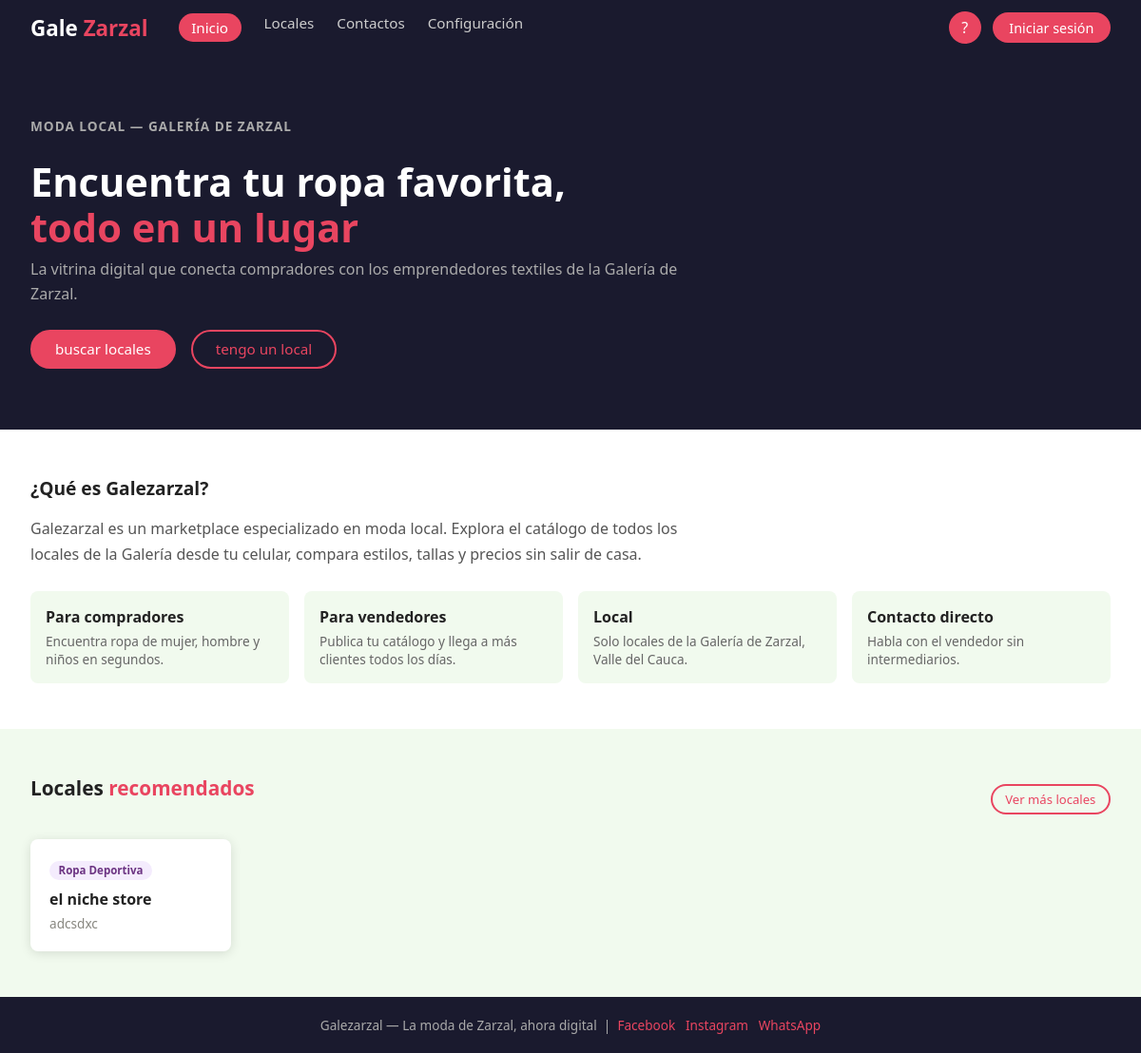
The page / on the database its author committed.
### tables this page shows
CREATE TABLE `local` (
  `idLocal` int(11) NOT NULL,
  `nomLocal` varchar(100) NOT NULL,
  `describLocal` varchar(300) DEFAULT NULL,
  `infoContacto` varchar(200) DEFAULT NULL,
  `ubiLocal` varchar(150) DEFAULT NULL,
  `urlWhatsapp` varchar(20) NOT NULL,
  `estado` enum('activo','inactivo','pendiente','rechazado') NOT NULL DEFAULT 'pendiente',
  `fechaRegistro` datetime NOT NULL DEFAULT current_timestamp(),
  `idHorario` int(11) DEFAULT NULL,
  `idVendedor` int(11) NOT NULL
);

CREATE TABLE `categoria` (
  `idcategoria` int(11) NOT NULL,
  `nomCategoria` varchar(60) NOT NULL,
  `describCategoria` varchar(200) DEFAULT NULL,
  `infoCategoria` varchar(150) DEFAULT NULL
);

### includes/aut_verifica.php (called while the page is built, shortened)
<?php
require_once __DIR__ . '/config.php';
function sesionActiva(): bool {
    return isset($_SESSION['iduser']);
}

### includes/config.php (called while the page is built, shortened)
<?php
function getDB(): PDO {
    static $pdo = null;
    if ($pdo === null) {
        $dsn = "mysql:host=" . DB_HOST . ";dbname=" . DB_NAME . ";charset=" . DB_CHARSET;
        $options = [
            PDO::ATTR_ERRMODE            => PDO::ERRMODE_EXCEPTION,
            PDO::ATTR_DEFAULT_FETCH_MODE => PDO::FETCH_ASSOC,
            PDO::ATTR_EMULATE_PREPARES   => false,
        ];
        try {
            $pdo = new PDO($dsn, DB_USER, DB_PASS, $options);
        } catch (PDOException $e) {
            die('<div style="padding:2rem;font-family:sans-serif;background:#1A1A2E;color:#E94560;text-align:center;">
                <h2>Error de conexión a la base de datos</h2>
                <p>' . htmlspecialchars($e->getMessage()) . '</p>
            </div>');
        }
    }
    return $pdo;
}

### index.php (the view, shortened to what this page needs)
<?php
require_once __DIR__ . '/includes/config.php';
require_once __DIR__ . '/includes/aut_verifica.php';
$locales = [];
try {
    $st = getDB()->query(
        "SELECT l.idLocal, l.nomLocal, l.describLocal, l.ubiLocal,
                c.nomCategoria
         FROM Local l
         JOIN Categoria c ON c.idcategoria = (
             SELECT p.idcategoria FROM Producto p
             WHERE p.idLocal = l.idLocal LIMIT 1
         )
         WHERE l.estado = 'activo'
         ORDER BY l.fechaRegistro DESC
         LIMIT 6"
    );
    $locales = $st->fetchAll();
} catch(Exception $e) {  }
require_once __DIR__ . '/includes/header.php';
?>
<section class="hero">
  <div class="hero-inner">
    <p class="hero-sub">Moda local — Galería de Zarzal</p>
    <h1>Encuentra tu ropa favorita,<br><span>todo en un lugar</span></h1>
    <p>La vitrina digital que conecta compradores con los emprendedores
       textiles de la Galería de Zarzal.</p>
    <div class="hero-btns">
      <a href="/galezarzal/local/buscarLocal.php" class="btn-primary">buscar locales</a>
      <?php if (sesionActiva()): ?>
        <a href="/galezarzal/local/crearLocal.php" class="btn-outline">tengo un local</a>
      <?php else: ?>
        <a href="/galezarzal/usuario/ingresarCuenta.php" class="btn-outline">tengo un local</a>
      <?php endif; ?>
    </div>
  </div>
</section>
<section class="seccion" style="background:var(--blanco);">
  <h2 style="font-size:1.2rem;font-weight:700;margin-bottom:1rem;">¿Qué es Galezarzal?</h2>
  <p style="max-width:720px;color:#555;line-height:1.7;margin-bottom:1.5rem;">
    Galezarzal es un marketplace especializado en moda local. Explora el catálogo de todos los
    locales de la Galería desde tu celular, compara estilos, tallas y precios sin salir de casa.
  </p>
  <div style="display:grid;grid-template-columns:repeat(auto-fill,minmax(220px,1fr));gap:1rem;">
    <?php foreach ([
      ['Para compradores',   'Encuentra ropa de mujer, hombre y niños en segundos.'],
      ['Para vendedores',    'Publica tu catálogo y llega a más clientes todos los días.'],
      ['Local',              'Solo locales de la Galería de Zarzal, Valle del Cauca.'],
      ['Contacto directo',   'Habla con el vendedor sin intermediarios.'],
    ] as [$tit, $desc]): ?>
    <div style="background:var(--crema);border-radius:var(--radio);padding:1rem;">
      <strong><?= $tit ?></strong>
      <p style="font-size:.85rem;color:#666;margin-top:.35rem;"><?= $desc ?></p>
    </div>
    <?php endforeach; ?>
  </div>
</section>
<section class="seccion">
  <div class="flex-between mb-2">
    <h2 class="seccion-titulo">Locales <span>recomendados</span></h2>
    <a href="/galezarzal/local/buscarLocal.php" class="btn-outline btn-sm">Ver más locales</a>
  </div>
  <?php if (empty($locales)): ?>
  <p class="text-gris">Aún no hay locales registrados. ¡Sé el primero en publicar!</p>
  <?php else: ?>
  <div class="cards-grid">
    <?php foreach ($locales as $loc): ?>
    <a href="/galezarzal/local/verLocal.php?id=<?= $loc['idLocal'] ?>" class="card">
      <span class="card-badge badge-mixto"><?= htmlspecialchars($loc['nomCategoria'] ?? 'Mixto') ?></span>
      <h3><?= htmlspecialchars($loc['nomLocal']) ?></h3>
      <p><?= htmlspecialchars($loc['describLocal'] ?? '') ?></p>
    </a>
    <?php endforeach; ?>
  </div>
  <?php endif; ?>
</section>
<?php require_once __DIR__ . '/includes/footer.php'; ?>

### assets/css/style.css (style rules this page uses)
:root { --rojo: #E94560; --oscuro: #1A1A2E; --crema: #F1FAEE; --blanco: #FFFFFF; --gris: #888780; --gris-l: #e8e8e8; --exito: #2ecc71; --alerta: #f39c12; --radio: 8px; --sombra: 0 2px 12px rgba(0,0,0,.12); }
*, *::before, *::after { box-sizing: border-box; margin: 0; padding: 0; }
html { scroll-behavior: smooth; }
body { font-family: 'Segoe UI', Arial, sans-serif; background: var(--crema); color: #222; min-height: 100vh; display: flex; flex-direction: column; }
a { color: inherit; text-decoration: none; }
.hero { background: var(--oscuro); color: var(--blanco); padding: 4rem 2rem; }
.hero-inner { max-width: 700px; }
.hero-sub { color: var(--rojo); font-size: .85rem; font-weight: 600; text-transform: uppercase; letter-spacing: 1px; margin-bottom: .5rem; }
.hero h1 { font-size: 2.6rem; line-height: 1.15; margin-bottom: .5rem; }
.hero h1 span { color: var(--rojo); }
.hero p { color: #aaa; margin-bottom: 1.5rem; line-height: 1.6; }
.hero-btns { display: flex; gap: 1rem; flex-wrap: wrap; }
.btn-primary { background: var(--rojo); color: var(--blanco); border: 2px solid var(--rojo); border-radius: 25px; padding: .55rem 1.5rem; font-size: .95rem; cursor: pointer; transition: opacity .2s; display: inline-block; }
.btn-outline { background: transparent; color: var(--rojo); border: 2px solid var(--rojo); border-radius: 25px; padding: .55rem 1.5rem; font-size: .95rem; cursor: pointer; transition: background .2s, color .2s; display: inline-block; }
.btn-sm { padding: .3rem .85rem; font-size: .82rem; }
.seccion { padding: 3rem 2rem; max-width: 1200px; margin: 0 auto; width: 100%; }
.seccion-titulo { font-size: 1.3rem; font-weight: 700; margin-bottom: 1.5rem; }
.seccion-titulo span { color: var(--rojo); }
.cards-grid { display: grid; grid-template-columns: repeat(auto-fill, minmax(200px, 1fr)); gap: 1.25rem; }
.card { background: var(--blanco); border-radius: var(--radio); box-shadow: var(--sombra); padding: 1.25rem; transition: transform .2s, box-shadow .2s; cursor: pointer; }
.card-badge { display: inline-block; font-size: .72rem; padding: .15rem .6rem; border-radius: 12px; font-weight: 600; margin-bottom: .6rem; }
.badge-mixto { background: #f4ecfd; color: #6c3483; }
.card h3 { font-size: 1rem; font-weight: 700; margin-bottom: .3rem; }
.card p { font-size: .85rem; color: var(--gris); }
.mb-2 { margin-bottom: 1rem; }
.flex-between { display: flex; justify-content: space-between; align-items: center; }

### rows shown on the page
local: categoria.nomCategoria "Ropa Deportiva", nomLocal "el niche store", describLocal "adcsdxc"

### other values the page prints
$tit "Para compradores"
$desc "Encuentra ropa de mujer, hombre y niños en segundos."
$tit "Para vendedores"
$desc "Publica tu catálogo y llega a más clientes todos los días."
$tit "Local"
$desc "Solo locales de la Galería de Zarzal, Valle del Cauca."
$tit "Contacto directo"
$desc "Habla con el vendedor sin intermediarios."
